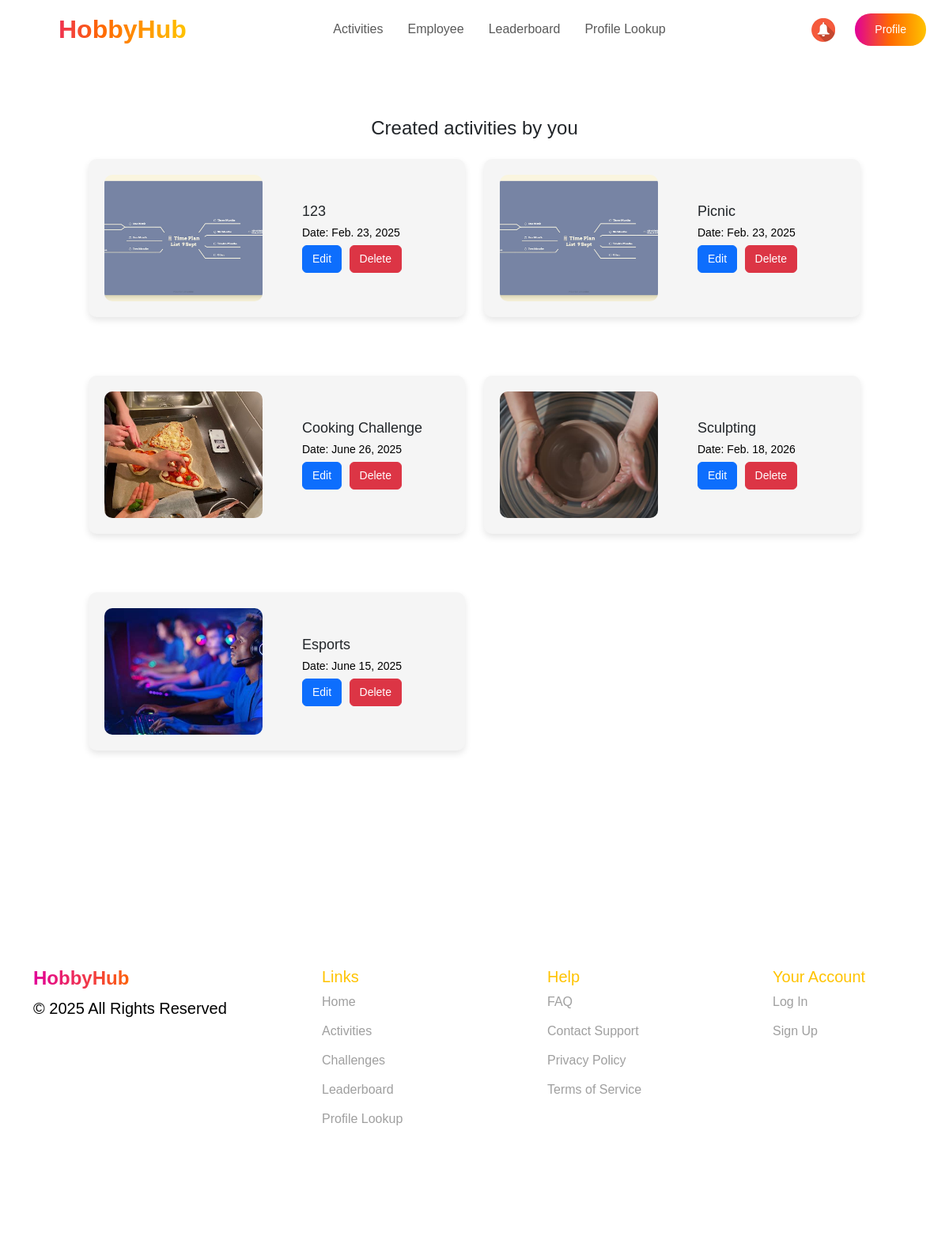
Page /organizer/ (signed in) on the earlier database version.
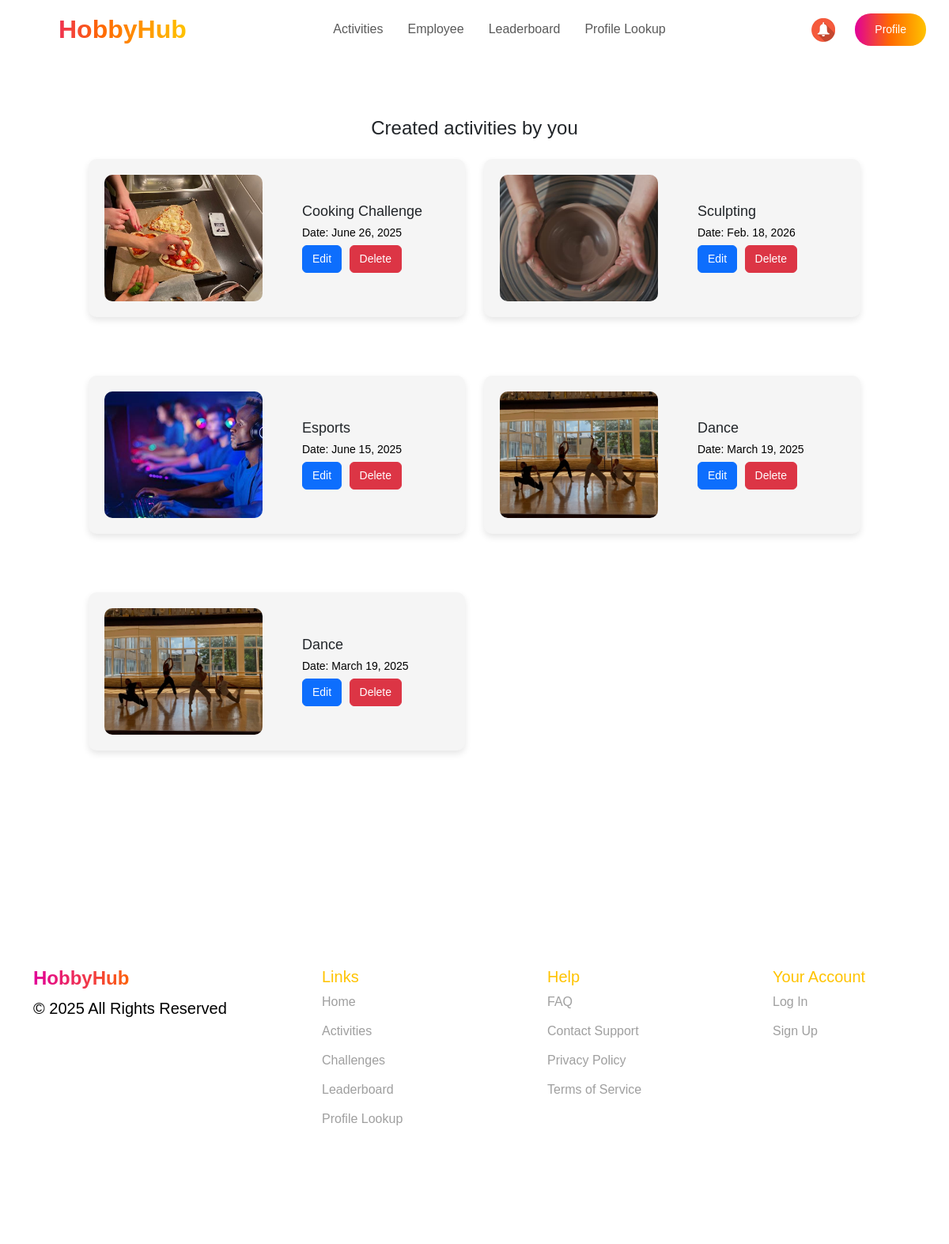
Same page on the later database version.
### events/models.py (models this page shows, shortened)
class Event(models.Model):
    title = models.CharField(max_length=150)
    description = models.TextField()
    location = models.CharField(max_length=250)
    date = models.DateField()
    time = models.TimeField()
    hobbies = models.ManyToManyField(Hobby, related_name='events')
    image = models.ImageField(upload_to='event_images/', null=True, blank=True)
    company = models.ForeignKey(
        Company,
        to_field='company_id',
        on_delete=models.CASCADE,
        verbose_name="Company"
    )
    diamonds = models.IntegerField(default=0, verbose_name="Diamonds")
    quota = models.IntegerField(default=10, verbose_name="Quota")
    participants = models.ManyToManyField(Employee, related_name='events', blank=True)

### events/views.py (the view)
# urls.py: path('organizer/', organizer_view, name='organizer_view'),
@role_required("organizer")
def organizer_view(request):
    events = Event.objects.all()
    return render(request, 'organizer.html', {'events': events})

### events/views.py (called while the page is built)
def role_required(role):
    def decorator(view_func):
        @wraps(view_func)
        def wrapper(request, *args, **kwargs):
            if role == "employee" and not request.session.get("nickname"):
                return redirect(f"/sign_in/?next={request.get_full_path()}")
            if role == "organizer" and not request.session.get("company_id"):
                return redirect(f"/sign_in/?next={request.get_full_path()}")
            return view_func(request, *args, **kwargs)
        return wrapper
    return decorator

### events/templates/organizer.html (shortened to what this page needs)
<!DOCTYPE html>
<html lang="en">
<head>
    {% load static %}
    <link rel="stylesheet" href="https://cdn.jsdelivr.net/npm/bootstrap@5.3.0/dist/css/bootstrap.min.css">
    <link rel="stylesheet" href="{% static 'css/all.css' %}">
    <link href="https://fonts.cdnfonts.com/css/gilroy-bold" rel="stylesheet">
</head>
<body>
    <section class="header">
        <nav class="navbar navbar-expand-lg navbar-bold bg-white  px-4 fixed-top">
            <a class="navbar-brand fw-bold gradient-text logo" href="{% url 'organizer_view' %}">HobbyHub</span></a>
            <div class="collapse navbar-collapse justify-content-center" id="navbarNav">
                <ul class="navbar-nav">
                    <li class="nav-item header-text"><a class="nav-link" href="{% url 'activities' %}">Activities</a></li>
                    <li class="nav-item header-text"><a class="nav-link" href="{% url 'employees' %}">Employee</a></li>
                    <li class="nav-item header-text"><a class="nav-link" href="{% url 'leaderboard_show' %}">Leaderboard</a></li>
                    <li class="nav-item header-text"><a class="nav-link" href="{% url 'profile_lookup' %}">Profile Lookup</a></li>
                </ul>
            </div>
            <div class="d-flex">
                <a class="notifications"><img src="{% static 'images/bell.jpg' %}" alt="Notification"></a>
                <button class="btn btn-gradient" ><a href="{% url 'organizer_profile'%}" style="text-decoration: none; color: #fff;">Profile</a></button>
            </div>
        </nav>
    </section>
    <section class="your-activities">
        <div class="container mt-5">
            <h2 class="title text-center">Created activities by you</h2>
            <div class="row mt-4">
                {% for event in events %}
                <div class="col-md-6 mb-4" id="activities">
                    <div class="activity-card">
                            <img src="{{ event.image.url }}" class="activity-img" alt="{{ event.title }}" width="200">
                            <div class="activity-info">
                                <h5>{{ event.title }}</h5>
                                <p>Date: {{ event.date }}</p>
                                <button class="btn btn-primary">Edit</button>
                                <button class="btn btn-danger">Delete</button>
                            </div>
                        </div>
                    </div>
                {% endfor %}
            </div>
        </div>
    </section>
    <footer class="footer">
        <div class="container">
            <div class="row">
                <div class="col-md-3">
                    <h4 class="fw-bold gradient-text">HobbyHub</h4>
                    <p>© 2025 All Rights Reserved</p>
                </div>
                <div class="col-md-3">
                    <h5>Links</h5>
                    <ul>
                        <li><a href="#">Home</a></li>
                        <li><a href="#">Activities</a></li>
                        <li><a href="#">Challenges</a></li>
                        <li><a href="#">Leaderboard</a></li>
                        <li><a href="#">Profile Lookup</a></li>
                    </ul>
                </div>
                <div class="col-md-3">
                    <h5>Help</h5>
                    <ul>
                        <li><a href="#">FAQ</a></li>
                        <li><a href="#">Contact Support</a></li>
                        <li><a href="#">Privacy Policy</a></li>
                        <li><a href="#">Terms of Service</a></li>
                    </ul>
                </div>
                <div class="col-md-3">
                    <h5>Your Account</h5>
                    <ul>
                        <li><a href="#">Log In</a></li>
                        <li><a href="#">Sign Up</a></li>
                    </ul>
                </div>
            </div>
        </div>
    </footer>
</body>
</html>

### events/static/css/guest-styles.css (style rules this page uses)
html { scroll-behavior: smooth; }
body { font-family: 'Girloy-Medium', sans-serif !important; margin: auto; background-color: #f5f5f5; }
p { color: #000000; font-weight: 400; font-size: 20px; }
.gradient-text { background: linear-gradient(90deg, #E10098 0%, #FF6A00 50%, #FFC300 100%); -webkit-background-clip: text; -webkit-text-fill-color: transparent; font-weight: bold; }
.nav-item a { margin-right: 15px; }
.btn-gradient { background: linear-gradient(90deg, #E10098 0%, #FF6A00 50%, #FFC300 100%); color: white; border-radius: 20px; padding: 10px 25px; font-size: 18px; border: none; cursor: pointer; transition: 0.3s; }
.logo { font-size: 2rem; font-weight: bold; }
.footer { height: 450px; background: #FFFFFF; color: black; padding: 100px 0; }
.footer h5 { padding-left: 80px; color: #FFC300; }
.footer ul { list-style: none; display: flex; flex-direction: column; padding-left: 50px; }
.footer ul li { margin-bottom: 13px; }
.footer ul li a { color: #9F9F9F; text-decoration: none; padding-left: 30px; }

### events/static/css/organizer-styles.css (style rules this page uses)
body { font-family: 'Gilroy-Medium', sans-serif; background-color: #F5F5F5; }
body h1, h2, h3, h4,h5,h6, header { font-family: 'Gilroy-Bold', sans-serif; }
p { color: #000000; font-weight: 400; font-size: 20px; }
.header { background-color: gainsboro; }
.gradient-text { background: linear-gradient(90deg, #E10098 0%, #FF6A00 50%, #FFC300 100%); -webkit-background-clip: text; -webkit-text-fill-color: transparent; font-weight: bold; }
.btn-gradient { background: linear-gradient(90deg, #E10098 0%, #FF6A00 50%, #FFC300 100%); color: white; border-radius: 20px; padding: 10px 25px; font-size: 18px; border: none; cursor: pointer; transition: 0.3s; }
.logo { font-size: 2rem; font-weight: bold; padding-left: 50px; }
.footer { height: 450px; background: #FFFFFF; color: black; padding: 100px 0; }
.footer h5 { padding-left: 80px; color: #FFC300; }
.footer ul { list-style: none; display: flex; flex-direction: column; padding-left: 50px; }
.footer ul li { margin-bottom: 13px; }
.footer ul li a { color: #9F9F9F; text-decoration: none; padding-left: 30px; }
.your-activities { padding: 100px; background-color: #FFFFFF; }
.title { font-family: 'Gilroy-Bold', sans-serif; font-size: 24px; margin-bottom: 20px; }
.activity-card { display: flex; align-items: center; background: #F5F5F5; padding: 20px; border-radius: 10px; box-shadow: 0 4px 8px rgba(0, 0, 0, 0.1); margin-bottom: 50px; }
.activity-img { width: 200px; height: 160px; border-radius: 10px; object-fit: cover; margin-right: 50px; }
.activity-info h5 { font-family: 'Gilroy-Bold', sans-serif; margin: 0; font-size: 18px; }
.activity-info p { margin: 5px 0; font-size: 14px; }
.btn { font-size: 14px; margin-right: 5px; }
.notifications img { width:30px; height:30px; margin-right: 25px; margin-top: 6px; }

### events/static/css/user-styles.css (style rules this page uses)
body { overflow-x: hidden; }

### events/static/css/profile.css (style rules this page uses)
.activity-card { border-radius: 10px; overflow: hidden; transition: transform 0.3s; }

### events/static/css/activities.css (style rules this page uses)
body { font-family: 'Gilroy-Medium', sans-serif; }
body h1, h2, h3, h4,h5,h6, header { font-family: 'Gilroy-Bold', sans-serif; }

### events/static/css/employees.css (style rules this page uses)
body { font-family: 'Gilroy-Medium', sans-serif; background-color: #F5F5F5; }
body h1, h2, h3, h4,h5,h6, header { font-family: 'Gilroy-Bold', sans-serif; }

Differences in the rows shown:
removed Event: image (picture), title "123", date "Feb. 23, 2025"
removed Event: image (picture), title "Picnic", date "Feb. 23, 2025"
added Event: image (picture), title "Dance", date "March 19, 2025"
added Event: image (picture), title "Dance", date "March 19, 2025"
